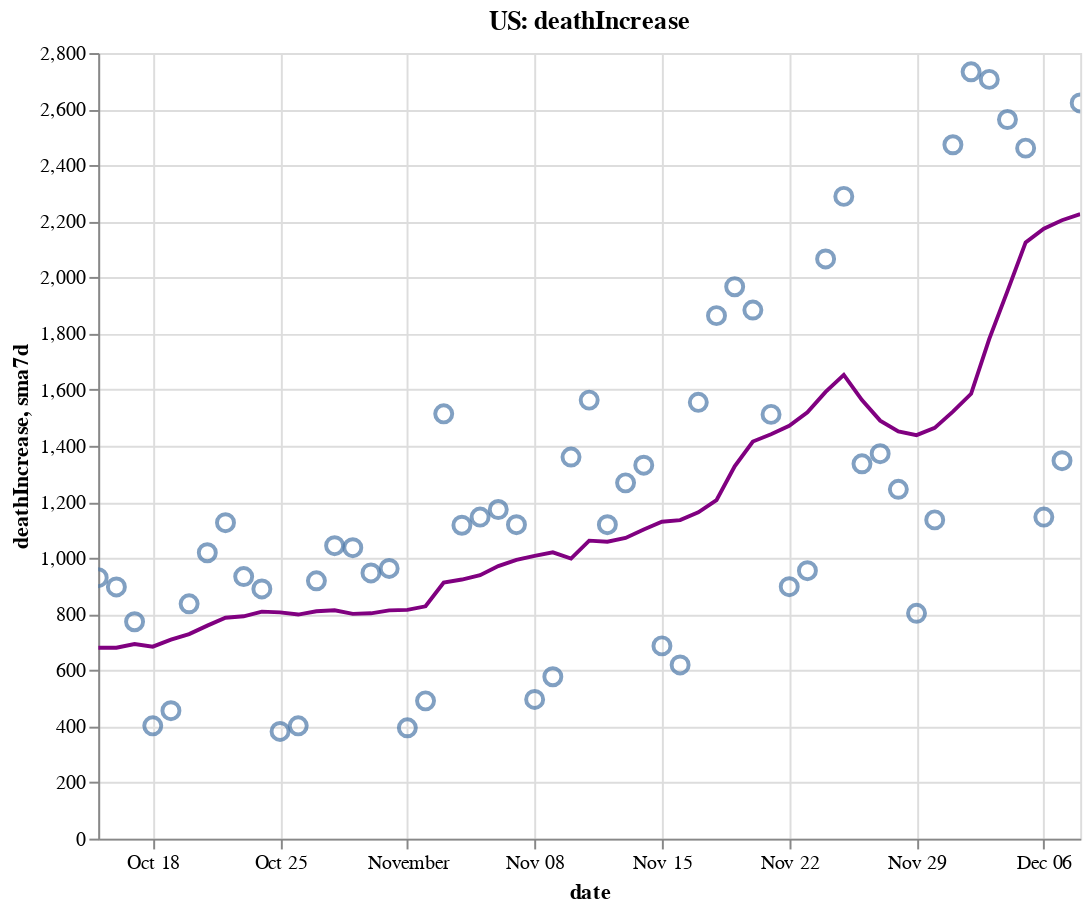

Notebook cell for this chart:
### Code cell
create_plot(us, 'deathIncrease')

### Figure 1 — Vega-Lite specification as saved in the notebook (floating-point values rounded to 4 significant figures)
{"config": {"view": {"continuousWidth": 400, "continuousHeight": 300}}, "layer": [{"layer": [{"mark": {"type": "point", "size": 75}, "encoding": {"tooltip": [{"type": "temporal", "field": "date"}, {"type": "quantitative", "field": "deathIncrease"}, {"type": "quantitative", "field": "sma7d"}], "x": {"type": "temporal", "field": "date"}, "y": {"type": "quantitative", "field": "deathIncrease"}}, "selection": {"selector006": {"type": "interval", "bind": "scales", "encodings": ["x", "y"]}}}, {"mark": {"type": "line", "color": "purple"}, "encoding": {"x": {"type": "temporal", "field": "date"}, "y": {"type": "quantitative", "field": "sma7d"}}}]}, {"mark": {"type": "rule", "color": "#aaa"}, "encoding": {"x": {"type": "temporal", "field": "date"}}, "transform": [{"filter": {"selection": "selector005"}}]}, {"mark": "circle", "encoding": {"opacity": {"condition": {"value": 1, "selection": "selector005"}, "value": 0}, "tooltip": [{"type": "temporal", "field": "date"}, {"type": "quantitative", "field": "deathIncrease"}, {"type": "quantitative", "field": "sma7d"}], "x": {"type": "temporal", "field": "date"}, "y": {"type": "quantitative", "field": "deathIncrease"}}, "selection": {"selector005": {"type": "single", "encodings": ["x"], "on": "mouseover", "nearest": true, "empty": "none"}}}, {"mark": {"type": "text", "align": "left", "dx": 5, "dy": -5, "stroke": "white", "strokeWidth": 2}, "encoding": {"text": {"type": "quantitative", "field": "deathIncrease"}, "tooltip": [{"type": "temporal", "field": "date"}, {"type": "quantitative", "field": "deathIncrease"}, {"type": "quantitative", "field": "sma7d"}], "x": {"type": "temporal", "field": "date"}, "y": {"type": "quantitative", "field": "deathIncrease"}}, "transform": [{"filter": {"selection": "selector005"}}]}, {"mark": {"type": "text", "align": "left", "dx": 5, "dy": -5}, "encoding": {"text": {"type": "quantitative", "field": "deathIncrease"}, "tooltip": [{"type": "temporal", "field": "date"}, {"type": "quantitative", "field": "deathIncrease"}, {"type": "quantitative", "field": "sma7d"}], "x": {"type": "temporal", "field": "date"}, "y": {"type": "quantitative", "field": "deathIncrease"}}, "transform": [{"filter": {"selection": "selector005"}}]}], "data": {"name": "data-960d8a442ddd870f5e843d4934848404"}, "height": 400, "title": "US: deathIncrease", "width": 500, "$schema": "https://vega.github.io/schema/vega-lite/v4.8.1.json", "datasets": {"data-960d8a442ddd870f5e843d4934848404": [{"date": "2020-10-15T00:00:00", "totalTestResultsIncrease": 1109000.0, "positiveIncrease": 63390.0, "death": 209400.0, "deathIncrease": 930.0, "positiveRate": 0.057, "state": "US", "sma7d": 680.6}, {"date": "2020-10-16T00:00:00", "totalTestResultsIncrease": 1231000.0, "positiveIncrease": 68250.0, "death": 210300.0, "deathIncrease": 897.0, "positiveRate": 0.055, "state": "US", "sma7d": 680.4}, {"date": "2020-10-17T00:00:00", "totalTestResultsIncrease": 1299000.0, "positiveIncrease": 57330.0, "death": 211100.0, "deathIncrease": 773.0, "positiveRate": 0.044, "state": "US", "sma7d": 693.6}, {"date": "2020-10-18T00:00:00", "totalTestResultsIncrease": 1052000.0, "positiveIncrease": 48280.0, "death": 211500.0, "deathIncrease": 402.0, "positiveRate": 0.046, "state": "US", "sma7d": 684.1}, {"date": "2020-10-19T00:00:00", "totalTestResultsIncrease": 1135000.0, "positiveIncrease": 57110.0, "death": 212000.0, "deathIncrease": 456.0, "positiveRate": 0.05, "state": "US", "sma7d": 709.0}, {"date": "2020-10-20T00:00:00", "totalTestResultsIncrease": 952700.0, "positiveIncrease": 60550.0, "death": 212800.0, "deathIncrease": 837.0, "positiveRate": 0.064, "state": "US", "sma7d": 728.9}, {"date": "2020-10-21T00:00:00", "totalTestResultsIncrease": 941800.0, "positiveIncrease": 60960.0, "death": 213800.0, "deathIncrease": 1019.0, "positiveRate": 0.065, "state": "US", "sma7d": 759.1}, {"date": "2020-10-22T00:00:00", "totalTestResultsIncrease": 1230000.0, "positiveIncrease": 72840.0, "death": 214900.0, "deathIncrease": 1126.0, "positiveRate": 0.059, "state": "US", "sma7d": 787.1}, {"date": "2020-10-23T00:00:00", "totalTestResultsIncrease": 1383000.0, "positiveIncrease": 82330.0, "death": 215900.0, "deathIncrease": 934.0, "positiveRate": 0.06, "state": "US", "sma7d": 792.4}, {"date": "2020-10-24T00:00:00", "totalTestResultsIncrease": 1323000.0, "positiveIncrease": 83290.0, "death": 216800.0, "deathIncrease": 890.0, "positiveRate": 0.063, "state": "US", "sma7d": 809.1}, {"date": "2020-10-25T00:00:00", "totalTestResultsIncrease": 1188000.0, "positiveIncrease": 64890.0, "death": 217100.0, "deathIncrease": 382.0, "positiveRate": 0.055, "state": "US", "sma7d": 806.3}, {"date": "2020-10-26T00:00:00", "totalTestResultsIncrease": 1211000.0, "positiveIncrease": 62520.0, "death": 217500.0, "deathIncrease": 402.0, "positiveRate": 0.052, "state": "US", "sma7d": 798.6}, {"date": "2020-10-27T00:00:00", "totalTestResultsIncrease": 1071000.0, "positiveIncrease": 72080.0, "death": 218500.0, "deathIncrease": 919.0, "positiveRate": 0.067, "state": "US", "sma7d": 810.3}, {"date": "2020-10-28T00:00:00", "totalTestResultsIncrease": 1096000.0, "positiveIncrease": 78750.0, "death": 219500.0, "deathIncrease": 1044.0, "positiveRate": 0.072, "state": "US", "sma7d": 813.9}, {"date": "2020-10-29T00:00:00", "totalTestResultsIncrease": 1333000.0, "positiveIncrease": 88720.0, "death": 220500.0, "deathIncrease": 1037.0, "positiveRate": 0.067, "state": "US", "sma7d": 801.1}, {"date": "2020-10-30T00:00:00", "totalTestResultsIncrease": 1364000.0, "positiveIncrease": 97240.0, "death": 221500.0, "deathIncrease": 947.0, "positiveRate": 0.071, "state": "US", "sma7d": 803.0}, {"date": "2020-10-31T00:00:00", "totalTestResultsIncrease": 1390000.0, "positiveIncrease": 90580.0, "death": 222500.0, "deathIncrease": 963.0, "positiveRate": 0.065, "state": "US", "sma7d": 813.4}, {"date": "2020-11-01T00:00:00", "totalTestResultsIncrease": 1128000.0, "positiveIncrease": 73850.0, "death": 222900.0, "deathIncrease": 395.0, "positiveRate": 0.065, "state": "US", "sma7d": 815.3}, {"date": "2020-11-02T00:00:00", "totalTestResultsIncrease": 1327000.0, "positiveIncrease": 82050.0, "death": 223300.0, "deathIncrease": 491.0, "positiveRate": 0.062, "state": "US", "sma7d": 828.0}, {"date": "2020-11-03T00:00:00", "totalTestResultsIncrease": 1129000.0, "positiveIncrease": 86670.0, "death": 224900.0, "deathIncrease": 1514.0, "positiveRate": 0.077, "state": "US", "sma7d": 913.0}, {"date": "2020-11-04T00:00:00", "totalTestResultsIncrease": 1223000.0, "positiveIncrease": 103300.0, "death": 226000.0, "deathIncrease": 1117.0, "positiveRate": 0.084, "state": "US", "sma7d": 923.4}, {"date": "2020-11-05T00:00:00", "totalTestResultsIncrease": 1567000.0, "positiveIncrease": 116400.0, "death": 227100.0, "deathIncrease": 1146.0, "positiveRate": 0.074, "state": "US", "sma7d": 939.0}, {"date": "2020-11-06T00:00:00", "totalTestResultsIncrease": 1564000.0, "positiveIncrease": 125800.0, "death": 228300.0, "deathIncrease": 1173.0, "positiveRate": 0.08, "state": "US", "sma7d": 971.3}, {"date": "2020-11-07T00:00:00", "totalTestResultsIncrease": 1413000.0, "positiveIncrease": 129200.0, "death": 229400.0, "deathIncrease": 1119.0, "positiveRate": 0.091, "state": "US", "sma7d": 993.6}, {"date": "2020-11-08T00:00:00", "totalTestResultsIncrease": 1252000.0, "positiveIncrease": 110300.0, "death": 229900.0, "deathIncrease": 496.0, "positiveRate": 0.088, "state": "US", "sma7d": 1008.0}, {"date": "2020-11-09T00:00:00", "totalTestResultsIncrease": 1516000.0, "positiveIncrease": 119400.0, "death": 230500.0, "deathIncrease": 577.0, "positiveRate": 0.079, "state": "US", "sma7d": 1020.0}, {"date": "2020-11-10T00:00:00", "totalTestResultsIncrease": 1252000.0, "positiveIncrease": 131200.0, "death": 231800.0, "deathIncrease": 1360.0, "positiveRate": 0.105, "state": "US", "sma7d": 998.3}, {"date": "2020-11-11T00:00:00", "totalTestResultsIncrease": 1418000.0, "positiveIncrease": 144800.0, "death": 233400.0, "deathIncrease": 1563.0, "positiveRate": 0.102, "state": "US", "sma7d": 1062.0}, {"date": "2020-11-12T00:00:00", "totalTestResultsIncrease": 1476000.0, "positiveIncrease": 152000.0, "death": 234500.0, "deathIncrease": 1119.0, "positiveRate": 0.103, "state": "US", "sma7d": 1058.0}, {"date": "2020-11-13T00:00:00", "totalTestResultsIncrease": 1698000.0, "positiveIncrease": 172100.0, "death": 235800.0, "deathIncrease": 1268.0, "positiveRate": 0.101, "state": "US", "sma7d": 1072.0}, {"date": "2020-11-14T00:00:00", "totalTestResultsIncrease": 1662000.0, "positiveIncrease": 163500.0, "death": 237100.0, "deathIncrease": 1331.0, "positiveRate": 0.098, "state": "US", "sma7d": 1102.0}, {"date": "2020-11-15T00:00:00", "totalTestResultsIncrease": 1615000.0, "positiveIncrease": 144400.0, "death": 237800.0, "deathIncrease": 687.0, "positiveRate": 0.089, "state": "US", "sma7d": 1129.0}, {"date": "2020-11-16T00:00:00", "totalTestResultsIncrease": 1487000.0, "positiveIncrease": 148900.0, "death": 238400.0, "deathIncrease": 619.0, "positiveRate": 0.1, "state": "US", "sma7d": 1135.0}, {"date": "2020-11-17T00:00:00", "totalTestResultsIncrease": 1512000.0, "positiveIncrease": 156700.0, "death": 240000.0, "deathIncrease": 1555.0, "positiveRate": 0.104, "state": "US", "sma7d": 1163.0}, {"date": "2020-11-18T00:00:00", "totalTestResultsIncrease": 1539000.0, "positiveIncrease": 164000.0, "death": 241900.0, "deathIncrease": 1864.0, "positiveRate": 0.107, "state": "US", "sma7d": 1206.0}, {"date": "2020-11-19T00:00:00", "totalTestResultsIncrease": 1821000.0, "positiveIncrease": 182800.0, "death": 243800.0, "deathIncrease": 1967.0, "positiveRate": 0.1, "state": "US", "sma7d": 1327.0}, {"date": "2020-11-20T00:00:00", "totalTestResultsIncrease": 1919000.0, "positiveIncrease": 192800.0, "death": 245700.0, "deathIncrease": 1884.0, "positiveRate": 0.1, "state": "US", "sma7d": 1415.0}, {"date": "2020-11-21T00:00:00", "totalTestResultsIncrease": 2004000.0, "positiveIncrease": 179700.0, "death": 247200.0, "deathIncrease": 1512.0, "positiveRate": 0.09, "state": "US", "sma7d": 1441.0}, {"date": "2020-11-22T00:00:00", "totalTestResultsIncrease": 1744000.0, "positiveIncrease": 150800.0, "death": 248100.0, "deathIncrease": 898.0, "positiveRate": 0.086, "state": "US", "sma7d": 1471.0}, {"date": "2020-11-23T00:00:00", "totalTestResultsIncrease": 1759000.0, "positiveIncrease": 151000.0, "death": 249100.0, "deathIncrease": 955.0, "positiveRate": 0.086, "state": "US", "sma7d": 1519.0}, {"date": "2020-11-24T00:00:00", "totalTestResultsIncrease": 1790000.0, "positiveIncrease": 167000.0, "death": 251100.0, "deathIncrease": 2066.0, "positiveRate": 0.093, "state": "US", "sma7d": 1592.0}, {"date": "2020-11-25T00:00:00", "totalTestResultsIncrease": 1721000.0, "positiveIncrease": 183600.0, "death": 253400.0, "deathIncrease": 2289.0, "positiveRate": 0.107, "state": "US", "sma7d": 1653.0}, {"date": "2020-11-26T00:00:00", "totalTestResultsIncrease": 1170000.0, "positiveIncrease": 126300.0, "death": 254800.0, "deathIncrease": 1336.0, "positiveRate": 0.108, "state": "US", "sma7d": 1563.0}, {"date": "2020-11-27T00:00:00", "totalTestResultsIncrease": 2126000.0, "positiveIncrease": 193700.0, "death": 256100.0, "deathIncrease": 1372.0, "positiveRate": 0.091, "state": "US", "sma7d": 1490.0}, {"date": "2020-11-28T00:00:00", "totalTestResultsIncrease": 1710000.0, "positiveIncrease": 154500.0, "death": 257400.0, "deathIncrease": 1245.0, "positiveRate": 0.09, "state": "US", "sma7d": 1452.0}, {"date": "2020-11-29T00:00:00", "totalTestResultsIncrease": 1290000.0, "positiveIncrease": 135200.0, "death": 258200.0, "deathIncrease": 803.0, "positiveRate": 0.105, "state": "US", "sma7d": 1438.0}, {"date": "2020-11-30T00:00:00", "totalTestResultsIncrease": 1603000.0, "positiveIncrease": 147600.0, "death": 259300.0, "deathIncrease": 1136.0, "positiveRate": 0.092, "state": "US", "sma7d": 1464.0}, {"date": "2020-12-01T00:00:00", "totalTestResultsIncrease": 2341000.0, "positiveIncrease": 176800.0, "death": 261800.0, "deathIncrease": 2473.0, "positiveRate": 0.076, "state": "US", "sma7d": 1522.0}, {"date": "2020-12-02T00:00:00", "totalTestResultsIncrease": 1459000.0, "positiveIncrease": 195800.0, "death": 264500.0, "deathIncrease": 2733.0, "positiveRate": 0.134, "state": "US", "sma7d": 1585.0}, {"date": "2020-12-03T00:00:00", "totalTestResultsIncrease": 1828000.0, "positiveIncrease": 210200.0, "death": 267200.0, "deathIncrease": 2706.0, "positiveRate": 0.115, "state": "US", "sma7d": 1781.0}, {"date": "2020-12-04T00:00:00", "totalTestResultsIncrease": 1855000.0, "positiveIncrease": 224800.0, "death": 269800.0, "deathIncrease": 2563.0, "positiveRate": 0.121, "state": "US", "sma7d": 1951.0}, {"date": "2020-12-05T00:00:00", "totalTestResultsIncrease": 2191000.0, "positiveIncrease": 212900.0, "death": 272300.0, "deathIncrease": 2461.0, "positiveRate": 0.097, "state": "US", "sma7d": 2125.0}, {"date": "2020-12-06T00:00:00", "totalTestResultsIncrease": 1648000.0, "positiveIncrease": 177800.0, "death": 273400.0, "deathIncrease": 1146.0, "positiveRate": 0.108, "state": "US", "sma7d": 2174.0}, {"date": "2020-12-07T00:00:00", "totalTestResultsIncrease": 1835000.0, "positiveIncrease": 180200.0, "death": 274700.0, "deathIncrease": 1347.0, "positiveRate": 0.098, "state": "US", "sma7d": 2204.0}, {"date": "2020-12-08T00:00:00", "totalTestResultsIncrease": 1632000.0, "positiveIncrease": 212900.0, "death": 277200.0, "deathIncrease": 2622.0, "positiveRate": 0.131, "state": "US", "sma7d": 2225.0}]}}
